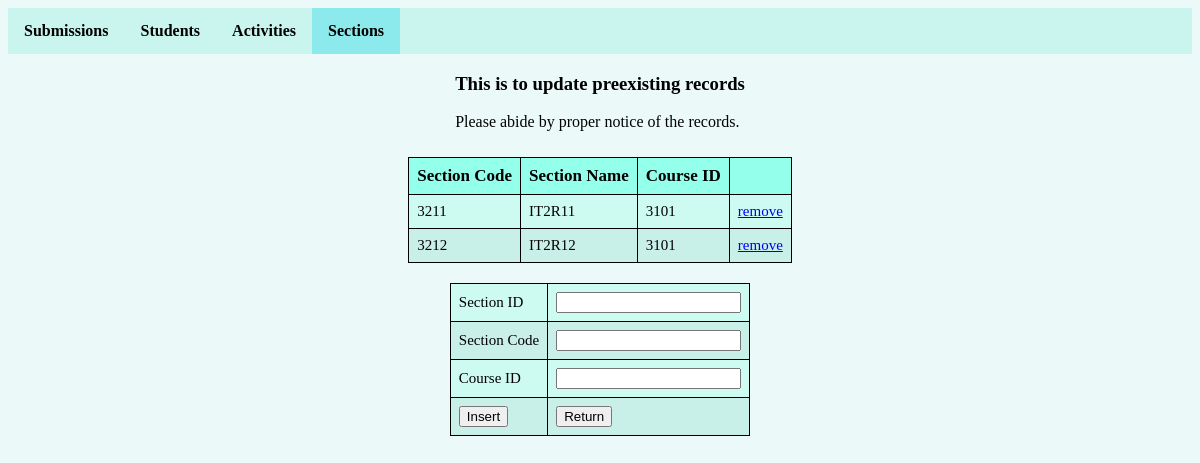
The app's page /addnew-section.php with its own data.
### tables this page shows
CREATE TABLE `section` (
  `sectionID` int(10) NOT NULL,
  `section_code` varchar(10) DEFAULT NULL,
  `courseid` int(10) DEFAULT NULL
);

### addnew-section.php (the view, shortened to what this page needs)
<!DOCTYPE html>
<html>
<head>
	<link rel="stylesheet" href="style/style.css">
</head>
<body>
	<ul>
		<center>
  		<li><a href="index-change.php">Submissions</a></li>
  		<li><a href="addnew-student.php">Students</a></li>
  		<li><a href="addnew-activity.php">Activities</a></li>
  		<li><a class="active" href="addnew-section.php">Sections</a></li>
  		</center>
	</ul>
	<div class="flex-container">
		<div class="mightybond">
			<div>
				<h3>This is to update preexisting records </h3>
			</div>
			<div>
				<p>Please abide by proper notice of the records.</p>
			</div>
		</div>
		<div class="flexbox">
		<table>
		  <thead>
		    <tr>
		    	<th scope="col">Section Code</th>
		      	<th scope="col">Section Name</th>
		      	<th scope="col">Course ID</th>
		      	<th scope="col"></th>
		    </tr>
		  </thead>
		  <tbody>
		  		<?php
		  		include "connection.php";
		  		$sql = "SELECT * FROM `section`";
		  		$result = mysqli_query($conn, $sql);
		  		while ($row = mysqli_fetch_assoc($result)) {
		  			?>
		  			<tr>
				      <td><?php echo $row['sectionID'] ?></td>
				      <td><?php echo $row['section_code'] ?></td>
				      <td><?php echo $row['courseid'] ?></td>
				      <td>
				      	<a href="delete-section.php?id=<?php echo $row['sectionID'] ?>">remove</a>
				      </td>
				    </tr>
		  		<?php
		  		}
		  	?>
		  			</tbody>
				</table>
		  	</div>
		<div class="flexbox">
			<form action="" method="post">
				<table style="border:0">
						<tr>
							<td>
								<label class="label">Section ID</label>
							</td>
							<td>
								<input type="text" class="form-control" name="sectionID"></div>
						<tr>
							<td>
								<label class="label">Section Code</label>
							</td>
							<td>
								<input type="text" class="form-control" name="section_code">
							</td>
						</tr>
						<tr>
							<td>
								<label class="label">Course ID</label>
							</td>
							<td>
								<input type="text" class="form-control" name="courseid">
							</td>
						</tr>
						<tr>
							<td>
								<button type="submit" class="btn btn-info" name="submit">Insert</button>
							</td>
							<td>
								<input type="button" value="Return" onclick="Return()"/>
							</td>
						</tr>
			</div>
	</body>
</html>

### style/style.css (style rules this page uses)
ul { list-style-type: none; margin: 0; padding: 0; overflow: hidden; background-color: #c9f5ee; }
li { float: left; }
li a { display: block; color: black; text-align: center; padding: 14px 16px; font-weight:bold; text-decoration:unset; }
.active { background-color: #8ceaed; }
table { border-collapse: collapse; border-spacing: 0; width: 100%; border: 1px solid #ddd; }
th { background-color: #94ffea; border:1px solid; padding:8px; font-size:17px; }
td { border:1px solid; padding:8px; font-size:15px; }
.flex-container { display:flex; justify-content:center; align-items:center; flex-direction:column; }
.flexbox { display:flex; justify-content:center; align-items:center; margin:10px; }
body { background-color:#ebfaf8 }
tr:nth-child(even) { background-color: #c9f0e8 }
tr:nth-child(odd) { background-color: #cdfaf1 }

### records on screen
section: sectionID "3211", section_code "IT2R11", courseid "3101"
section: sectionID "3212", section_code "IT2R12", courseid "3101"
